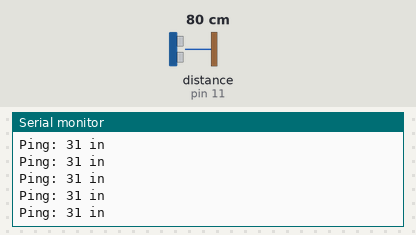
Bench run of a sketch on a simulated Arduino Uno, built with avr-gcc and run on an emulated ATmega328P. Shown: the last lines printed to the serial monitor. The inputs (shaded band) are chosen by the test bench; at power-on: distance to the obstacle (sensor on pin 11) 80 cm. The echo pulse lasts 58.3 µs per cm.

Above: at 1.2 s.
1.3 s: distance to the obstacle (sensor on pin 11) set to 4 cm
At 1.58 s:
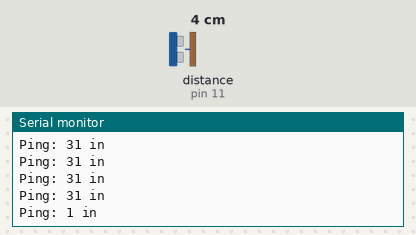
2.8 s: distance to the obstacle (sensor on pin 11) set to 120 cm
At 2.89 s:
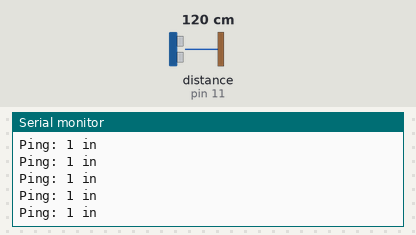
Timing chart, 0 to 5.8 s (numbered marks = the images above; inputs shaded):
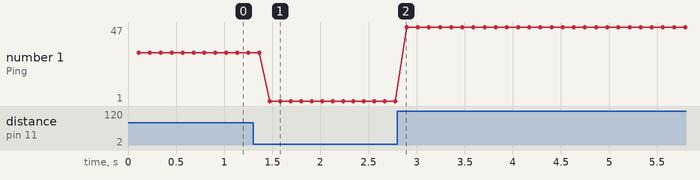

Measured:
- after the input at 1.3 s, the serial monitor: prints a new line after 0.17 s (image 1)
- plotted number 1: 31 → 1 after the input at 1.3 s, 1 → 47 after the input at 2.8 s

The sketch:

HY-SRF05_New_Ping.ino
```cpp
#include <NewPing.h>

#define TRIGGER_PIN  12
#define ECHO_PIN     11
#define MAX_DISTANCE 200
#define ITERATIONS 3

NewPing sonar(TRIGGER_PIN, ECHO_PIN, MAX_DISTANCE);

void setup() {
  Serial.begin(9600);

}

void loop() {
  unsigned int echoTime;
  unsigned int distance;
  delay(50);

  echoTime = sonar.ping_median(ITERATIONS);
  distance = sonar.convert_in(echoTime);

  if (distance > 0) {
    Serial.print("Ping: ");
    // Serial.print(echoTime)/1000;
    // Serial.print(" , ");
    Serial.print(distance);
    Serial.println(" in");
  }

}
```
